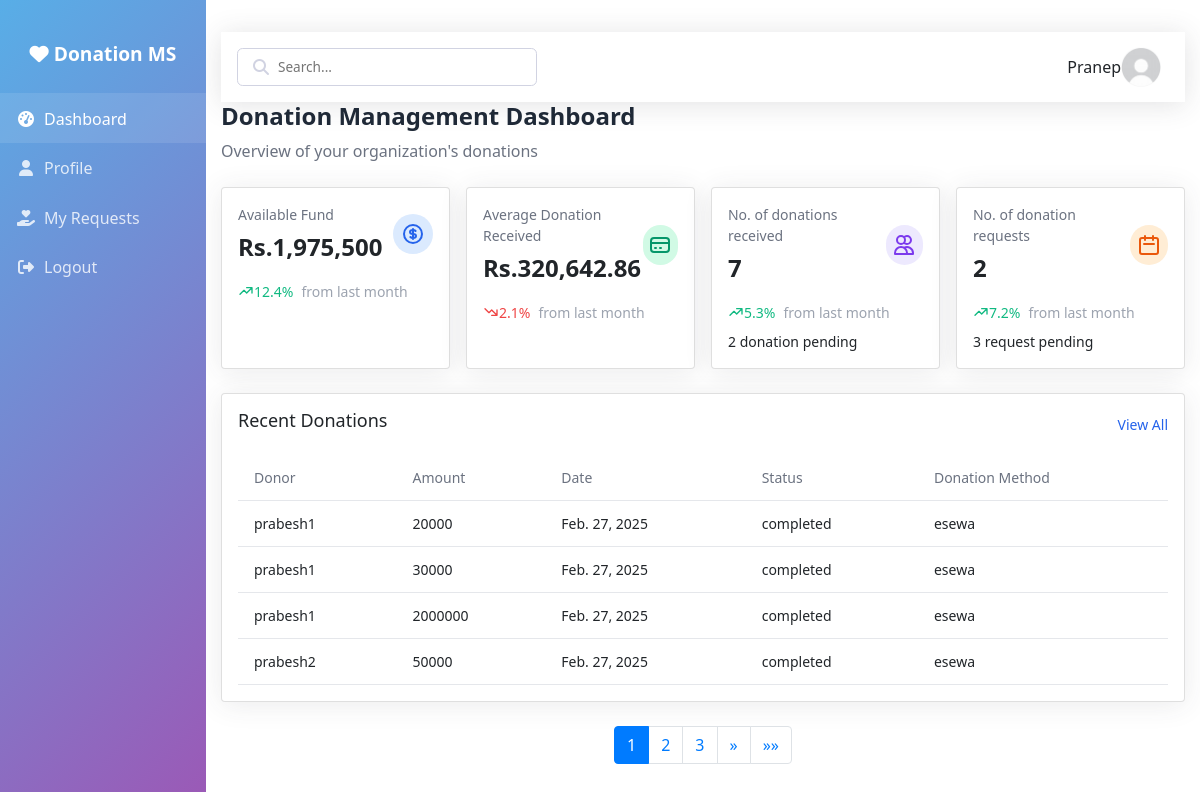
The page / (signed in) on the database its author committed.
### UserManagement/models.py (models this page shows, shortened)
class CustomUser(AbstractUser):
    USER_TYPE = [
        ('donor','Donor'),
        ('beneficiary','Beneficiary'),
    ]
    username = models.CharField(max_length=64,blank=False, null=False, unique=True)
    email = models.EmailField(blank=False, null=False, unique=True)
    type = models.CharField(max_length=20,choices=USER_TYPE,default=None)
    address = models.CharField(max_length=128,blank=True,null=True)
    phone_number = models.IntegerField(blank=True,null=True)
    profile_picture = models.ImageField(upload_to='profile_pictures/',blank=True,null=True)
    def __str__(self):
        return self.username

class Donation(models.Model):
    STATUS_CHOICES = [
        ('pending','Pending'),
        ('completed','Completed')
    ]
    DONATION_METHOD = [
        ('esewa','Esewa'),
        ('khalti','Khalti'),
        ('imepay','ImePay'),
    ]
    donor = models.ForeignKey(Donor,on_delete=models.SET_NULL,related_name='donation',null=True)
    donatedAmount = models.IntegerField()
    description = models.TextField()
    donationMethod = models.CharField(max_length=20,choices=DONATION_METHOD)
    donated_at = models.DateField(auto_now_add=True)
    status = models.CharField(max_length=20,choices=STATUS_CHOICES,default='pending')

class Donor(models.Model):
    user = models.OneToOneField(CustomUser,on_delete=models.CASCADE,related_name='donor')
    address = models.CharField(max_length=128,blank=True,null=True)
    phone_number = models.IntegerField(blank=True,null=True)
    def __str__(self):
        return f'{self.user}'

### DashboardAnalytics/views.py (the view)
# urls.py: path('',views.dashboard,name='dashboard'),
@login_required(login_url='user/login/')
def dashboard(request):
    donation_received = Donation.objects.filter(status='completed').aggregate(Sum('donatedAmount'),Count('donatedAmount'))
    donation_donated = DonationRequest.objects.filter(status='completed').aggregate(Sum('requestedAmount'),Count('requestedAmount'))
    all_donated_count = DonationRequest.objects.count()
    donation = Donation.objects.all().order_by('id')
    paginator = Paginator(donation,4)
    page_no = request.GET.get('page')
    page_obj = paginator.get_page(page_no)
    return render(request,'dashboard.html',context={
        'available_fund':donation_received['donatedAmount__sum']-donation_donated['requestedAmount__sum'],
        'avg_donation_received': donation_received['donatedAmount__sum']/donation_received['donatedAmount__count'],
        'avg_donation_donated': donation_donated['requestedAmount__sum']/donation_donated['requestedAmount__count'],
        'received_count':donation_received['donatedAmount__count'],
        'pending_received_count': donation.count() - donation_received['donatedAmount__count'],
        'donation_donated_count':donation_donated['requestedAmount__count'],
        'pending_donation_donated_count':all_donated_count - donation_donated['requestedAmount__count'],
        'page_obj':page_obj,
    })

### DashboardAnalytics/templates/dashboard.html (shortened to what this page needs)
{% extends "dashboardBase.html" %}
{% load custom_tags %}
{% load humanize %}
{% block link-css %}
{% load static %}
    <link rel="stylesheet" href="{% static 'css/dashboard.css' %}">
    <link rel="stylesheet" href="{% static 'css/sidebar.css' %}">
    <link href="https://maxcdn.bootstrapcdn.com/bootstrap/4.5.2/css/bootstrap.min.css" rel="stylesheet">
{% endblock %}
{% block main-content %}
<div class="container">
    <div class="topbar">
        <div class="topbar-search">
            <i class="fas fa-search"></i>
            <input type="text" placeholder="Search...">
        </div>
        <div class="user-info">
            <span>{{ user.username | capfirst }}</span>
            <div onclick="showPP()">
                {% if user.profile_picture %}
                <img src="{{ user.profile_picture.url }}" alt="Profile Picture" class="pp-img" >
                {% else %}
                <img src="/media/profile_pictures/wow.jpg" alt="Default Profile Picture" class="pp-img">
                {% endif %}
            </div>
        </div>
    </div>
    <div class="dashboard-header">
        <h1>Donation Management Dashboard</h1>
        <p>Overview of your organization's donations</p>
    </div>
    <div class="grid stats-grid">
        <div class="card stat-card">
            <div class="stat-card-header">
                <div>
                    <div class="stat-card-title">Available Fund</div>
                    <div class="stat-card-value">Rs.{{ available_fund | intcomma }}</div>
                </div>
                <div class="stat-card-icon icon-blue">
                </div>
            </div>
            <div class="trend trend-up">
                <svg xmlns="http://www.w3.org/2000/svg" fill="none" viewBox="0 0 24 24" stroke="currentColor" width="16" height="16">
                    <path stroke-linecap="round" stroke-linejoin="round" stroke-width="2" d="M13 7h8m0 0v8m0-8l-8 8-4-4-6 6" />
                </svg>
                12.4%
                <span class="trend-label">from last month</span>
            </div>
        </div>
        <div class="card stat-card">
            <div class="stat-card-header">
                <div>
                    <div class="stat-card-title">Average Donation Received</div>
                    <div class="stat-card-value">Rs.{{ avg_donation_received | floatformat:2 | intcomma }}</div>
                </div>
                <div class="stat-card-icon icon-green">
                    <svg xmlns="http://www.w3.org/2000/svg" fill="none" viewBox="0 0 24 24" stroke="currentColor">
                        <path stroke-linecap="round" stroke-linejoin="round" stroke-width="2" d="M3 10h18M7 15h1m4 0h1m-7 4h12a3 3 0 003-3V8a3 3 0 00-3-3H6a3 3 0 00-3 3v8a3 3 0 003 3z" />
                    </svg>
                </div>
            </div>
            <div class="trend trend-down">
                <svg xmlns="http://www.w3.org/2000/svg" fill="none" viewBox="0 0 24 24" stroke="currentColor" width="16" height="16">
                    <path stroke-linecap="round" stroke-linejoin="round" stroke-width="2" d="M13 17h8m0 0V9m0 8l-8-8-4 4-6-6" />
                </svg>
                2.1%
                <span class="trend-label">from last month</span>
            </div>
        </div>
        <div class="card stat-card">
            <div class="stat-card-header">
                <div>
                    <div class="stat-card-title">No. of donations received</div>
                    <div class="stat-card-value">{{ received_count }}</div>
                </div>
                <div class="stat-card-icon icon-purple">
                    <svg xmlns="http://www.w3.org/2000/svg" fill="none" viewBox="0 0 24 24" stroke="currentColor">
                        <path stroke-linecap="round" stroke-linejoin="round" stroke-width="2" d="M12 4.354a4 4 0 110 5.292M15 21H3v-1a6 6 0 0112 0v1zm0 0h6v-1a6 6 0 00-9-5.197M13 7a4 4 0 11-8 0 4 4 0 018 0z" />
                    </svg>
                </div>
            </div>
            <div class="trend trend-up">
                <svg xmlns="http://www.w3.org/2000/svg" fill="none" viewBox="0 0 24 24" stroke="currentColor" width="16" height="16">
                    <path stroke-linecap="round" stroke-linejoin="round" stroke-width="2" d="M13 7h8m0 0v8m0-8l-8 8-4-4-6 6" />
                </svg>
                5.3%
                <span class="trend-label">from last month</span>
            </div>
            <div class="trend">
                {{ pending_received_count }} donation pending
            </div>
        </div>
        <div class="card stat-card">
            <div class="stat-card-header">
                <div>
                    <div class="stat-card-title">No. of donation requests</div>
                    <div class="stat-card-value">{{ donation_donated_count }}</div>
                </div>
                <div class="stat-card-icon icon-orange">
                    <svg xmlns="http://www.w3.org/2000/svg" fill="none" viewBox="0 0 24 24" stroke="currentColor">
                        <path stroke-linecap="round" stroke-linejoin="round" stroke-width="2" d="M8 7V3m8 4V3m-9 8h10M5 21h14a2 2 0 002-2V7a2 2 0 00-2-2H5a2 2 0 00-2 2v12a2 2 0 002 2z" />
                    </svg>
                </div>
            </div>
            <div class="trend trend-up">
                <svg xmlns="http://www.w3.org/2000/svg" fill="none" viewBox="0 0 24 24" stroke="currentColor" width="16" height="16">
                    <path stroke-linecap="round" stroke-linejoin="round" stroke-width="2" d="M13 7h8m0 0v8m0-8l-8 8-4-4-6 6" />
                </svg>
                7.2%
                <span class="trend-label">from last month</span>
            </div>
            <div class="trend">
                {{ pending_donation_donated_count }} request pending
            </div>
        </div>
    </div>
    <div class="card">
        <div class="table-header">
            <h2 class="table-title">Recent Donations</h2>
            <button class="table-action">View All</button>
        </div>
        <div class="table-container">
            <table>
                <thead>
                    <tr>
                        <th>Donor</th>
                        <th>Amount</th>
                        <th>Date</th>
                        <th>Status</th>
                        <th>Donation Method</th>
                    </tr>
                </thead>
                <tbody id="donations-table-body">
                    {% for donation in page_obj.object_list %}
                    <tr>
                        <td>{{ donation.donor }}</td>
                        <td>{{ donation.donatedAmount }}</td>
                        <td>{{ donation.donated_at }}</td>
                        <td>{{ donation.status }}</td>
                        <td>{{ donation.donationMethod }}</td>
                    </tr>
                    {% empty %}
                        <td>None</td>
                        <td>None</td>
                        <td>None</td>
                        <td>None</td>
                        <td>None</td>
                    {% endfor %}
                </tbody>
            </table>
        </div>
    </div>
    <nav aria-label="Page navigation">
        <ul class="pagination justify-content-center">
            {% for num in page_obj.paginator.page_range %}
            <li class="page-item {% if page_obj.number == num %}active{% endif %}">
                <a class="page-link" href="?page={{ num }}">{{ num }}</a>
            </li>
            {% endfor %}
            {% if page_obj.has_next %}
            <li class="page-item">
                <a class="page-link" href="?page={{ page_obj.next_page_number }}" aria-label="Next">
                    <span aria-hidden="true">&raquo;</span>
                </a>
            </li>
            <li class="page-item">
                <a class="page-link" href="?page={{ page_obj.paginator.num_pages }}" aria-label="Last">
                    <span aria-hidden="true">&raquo;&raquo;</span>
                </a>
            </li>
            {% endif %}
        </ul>
    </nav>
</div>
{% endblock %}

### templates/dashboardBase.html (shortened to what this page needs)
{% load custom_tags  %}
<!DOCTYPE html>
<html lang="en">
<head>
    {% block link-css %}
    {% endblock %}
    <link rel="stylesheet" href="https://cdnjs.cloudflare.com/ajax/libs/font-awesome/6.4.0/css/all.min.css">
</head>
<body>
    <div class="dashboard-container">
        <div class="sidebar">
            <div class="sidebar-brand">
                <i class="fas fa-heart"></i> Donation MS
            </div>
            <a href="{% url 'DashboardAnalytics:dashboard' %}" class="sidebar-item {% is_active request 'dashboard' %}">
                <i class="fas fa-tachometer-alt"></i> Dashboard
            </a>
            <a href="{% url 'UserManagement:profile' %}" class="sidebar-item {% is_active request 'profile' %}">
                <i class="fas fa-user"></i> Profile
            </a>
            {% if user.type == 'beneficiary' %}
            <a href="{% url 'DashboardAnalytics:requests' %}" class="sidebar-item {% is_active request 'requests' %}">
                <i class="fas fa-hand-holding-heart"></i> My Requests
            </a>
            {% endif %}
            <a href="{% url 'UserManagement:logout' %}" class="sidebar-item {% is_active request 'logout' %}">
                <i class="fas fa-sign-out-alt"></i> Logout
            </a>
        </div>
        {% block main-content %}
        {% endblock %}
    </div>
</body>
</html>

### rows shown on the page
CustomUser: username "Pranep"
Donation: donor "prabesh1", donatedAmount "20000", donated_at "Feb. 27, 2025", status "completed", donationMethod "esewa"
Donation: donor "prabesh1", donatedAmount "30000", donated_at "Feb. 27, 2025", status "completed", donationMethod "esewa"
Donation: donor "prabesh1", donatedAmount "2000000", donated_at "Feb. 27, 2025", status "completed", donationMethod "esewa"
Donation: donor "prabesh2", donatedAmount "50000", donated_at "Feb. 27, 2025", status "completed", donationMethod "esewa"

### other values the page prints
{{ available_fund | intcomma }} "1,975,500"
{{ avg_donation_received | floatformat:2 | intcomma }} "320,642.86"
{{ received_count }} "7"
{{ pending_received_count }} "2"
{{ donation_donated_count }} "2"
{{ pending_donation_donated_count }} "3"
{{ num }} "1" "2" "3"
